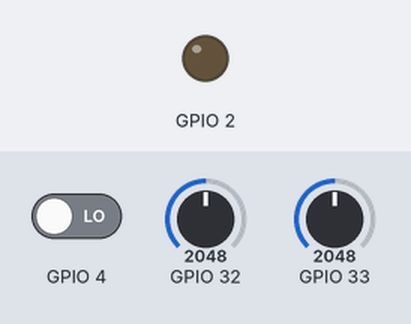
The sketch below on a simulated ESP32. Parts: output pins drawn as LEDs (lit = HIGH). The inputs (shaded band) are chosen by the test bench; at power-on: GPIO 4 LOW, GPIO 33 = 2048, GPIO 32 = 2048. What the sketch prints to the serial monitor is not drawn.

Above: at 1.2 s.
1.3 s: GPIO 4 driven HIGH
At 2.0 s:
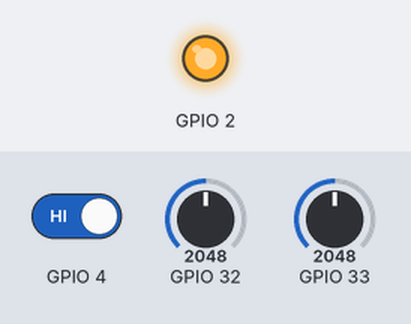
2.8 s: GPIO 4 driven LOW
At 3.2 s:
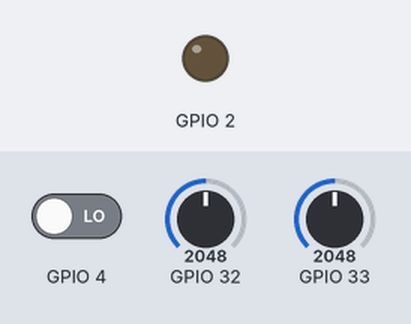
4.3 s: GPIO 33 set to 11
5.8 s: GPIO 33 set to 8
Timing chart, 0 to 8.8 s (numbered marks = the images above; inputs shaded):
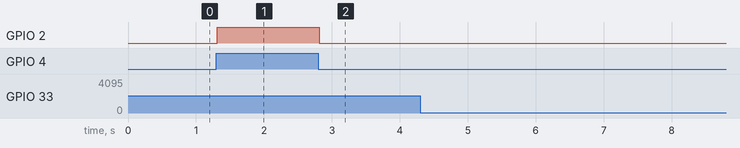

Measured:
- after the input at 1.3 s, GPIO 2: LOW → HIGH at once
- after the input at 2.8 s, GPIO 2: HIGH → LOW at once
- after the input at 4.3 s, every drawn part: stays the same
- after the input at 5.8 s, every drawn part: stays the same

The sketch:

joystick.ino
```cpp
int x,y,sw;
void setup() {
  pinMode(32,INPUT);
  pinMode(33,INPUT);
  pinMode(4,INPUT);
  pinMode(2,OUTPUT);
  Serial.begin(9600);
}

void loop() {
  x = analogRead(32);
  y = analogRead(33);
  sw = digitalRead(4);
  if(sw){
    digitalWrite(2,HIGH);
  }
  else{
    digitalWrite(2,LOW);
  }
  Serial.print("x:");
  Serial.println(x);
  Serial.print("y:");
  Serial.print(y);
  Serial.println();
}
```
